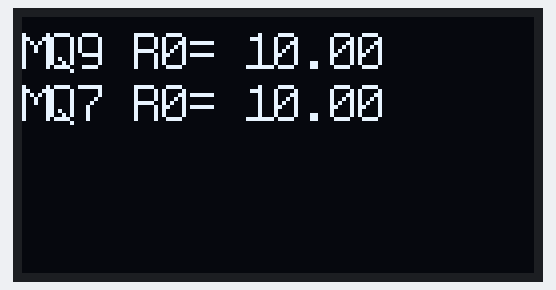
The sketch below on a simulated Arduino Mega 2560, built with avr-gcc and run on an emulated ATmega2560. On the bench: 128×64 one-colour display. What the sketch prints to the serial monitor is not drawn.

Above: at 0.4 s.

The sketch:

key_of_modules_calibration_using_MQUnifiedsensorLib.ino
```cpp
// OLED參考: https://blog.jmaker.com.tw/u8g2-oled/
// MQ系列感測器參考1: https://github.com/miguel5612/MQSensorsLib#getting-started
// MQ系列感測器參考2: https://sites.google.com/mail3.hwsh.tc.edu.tw/earth/arduinoadvanced/co-sensor-mq-7

#include <Arduino.h>
#include <U8g2lib.h>
#include <MQUnifiedsensor.h>

// *******OLED參數宣告區起點*******
#ifdef U8X8_HAVE_HW_SPI
#include <SPI.h>
#endif
#ifdef U8X8_HAVE_HW_I2C
#include <Wire.h>
#endif
//U8G2_SSD1306_128X64_NONAME_1_SW_I2C u8g2(U8G2_R0, /* clock=*/ D2, /* data=*/ D1, /* reset=*/ U8X8_PIN_NONE);  //NodeOLED用這行，或部份NodeMCU系列的板子也用這行
//U8G2_SSD1306_128X64_NONAME_1_SW_I2C u8g2(U8G2_R0, /* clock=*/ D2, /* data=*/ D1, /* reset=*/ U8X8_PIN_NONE);  //ESP8266板子搭配SSD1306用這行
//U8G2_SSD1306_128X64_NONAME_1_HW_I2C u8g2(U8G2_R0, /* reset=*/ U8X8_PIN_NONE); //Arduino搭配SSD1306(0.96" OLED)用這行
U8G2_SH1106_128X64_NONAME_1_HW_I2C u8g2(U8G2_R0, /* reset=*/U8X8_PIN_NONE);  //Arduino搭配SH1106(1.3" OLED)用這行
//U8G2_SSD1306_128X32_UNIVISION_1_HW_I2C u8g2(U8G2_R0, /* reset=*/ U8X8_PIN_NONE);
//Arduino搭配SSD1306(0.91" OLED)用這行
// *******OLED參數宣告區結尾*******

// *******硬體腳位宣告區起點*******
// OLED的VCC接Arduino的3.3V pin
// MQ系列模組的VCC都接Arduino的5V pin
// 所有模組的GND都接在Arduino的GND，而不使用digtialWrite(pinNum, LOW);的方式來作為GND

int MQ9_A0_PIN = A14;
int MQ9_D0_PIN = A15;

int MQ7_A0_PIN = A0;
int MQ7_D0_PIN = A1;
// *******硬體腳位宣告區結尾*******

#define RatioMQ7CleanAir 27.5  //RS / R0 = 27.5 ppm
#define RatioMQ9CleanAir 9.6   //RS / R0 = 9.6 ppm

MQUnifiedsensor MQ9("Arduino MEGA", 5, 10, MQ9_A0_PIN, "MQ-9");
MQUnifiedsensor MQ7("Arduino MEGA", 5, 10, MQ9_A0_PIN, "MQ-7");

double MQ9_R0 = 11.67;  //室溫22度C的R0
double MQ7_R0 = 3.96;  //室溫22度C的R0

void setup(void) {
  Serial.begin(115200);

  MQ9.setRegressionMethod(1);  //_PPM =  a*ratio^b
  MQ9.setA(599.65);
  MQ9.setB(-2.244);  // Configure the equation to to calculate CO concentration
  // https://github.com/miguel5612/MQSensorsLib/blob/master/examples/MQ-9/MQ-9.ino

  MQ7.setRegressionMethod(1);  //_PPM =  a*ratio^b
  MQ7.setA(99.042);
  MQ7.setB(-1.518);  // Configure the equation to to calculate CO concentration
  // https://github.com/miguel5612/MQSensorsLib/blob/master/examples/MQ-7/MQ-7.ino

  //init the sensor
  MQ9.init();
  MQ7.init();

  //Print in serial monitor
  Serial.println("MQ9 & MQ7 - Calibracion");
  Serial.println("Note - Make sure you are in a clean room and the sensor has pre-heated almost 4 hours");
  Serial.println("Autonumeric | lecture (R0)");

  u8g2.begin();
  u8g2.setFont(u8g2_font_profont15_tr);  //設定字型
  // 可用字型參考: https://github.com/olikraus/u8g2/wiki/fntlistall
}

void loop(void) {
  MQ9.update();
  MQ7.update();
  //Read the sensor and print in serial port
  float MQ9_lecture = MQ9.calibrate(RatioMQ9CleanAir);
  float MQ7_lecture = MQ7.calibrate(RatioMQ7CleanAir);

  String MQ9_R0_output = "MQ9 R0= " + String(MQ9_lecture);
  String MQ7_R0_output = "MQ7 R0= " + String(MQ7_lecture);

  Serial.println(String(MQ9_lecture) + " | " + String(MQ7_lecture));

  u8g2.firstPage();
  do {
    u8g2.drawStr(0, 13, MQ9_R0_output.c_str());  //輸出文字
    // https://forum.arduino.cc/t/how-to-display-a-string-variable-with-the-u8g2-library/622278/2
    u8g2.drawStr(0, 26, MQ7_R0_output.c_str());
    // u8g2.drawStr(0, 39, "MQ7_String".c_str());
    // u8g2.drawXBMP(0,16, imgWidth, imgHeight, logo_bmp);  //繪圖
  } while (u8g2.nextPage());

  delay(100);
}
```
